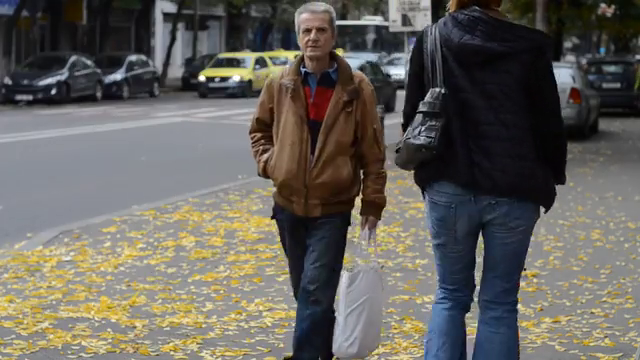
#> input picture frame 95 of 0-people-on-the-steet.mp4, 640 x 360 px
$ python 03_play_video.py
#> lines starting #> are read from the running program, lines starting #| are printed output that depends on the picture
import cv2 as cv

if __name__ == "__main__":
    cap = cv.VideoCapture("0-people-on-the-steet.mp4")

    while cap.isOpened():
        ok, frame = cap.read()
#> frame is the input picture: shape (360, 640, 3); mean B, G, R 91.6, 98.2, 101.5

        if not ok:
            print("failed to read a frame")
            break

        gray = cv.cvtColor(frame, cv.COLOR_BGR2GRAY)
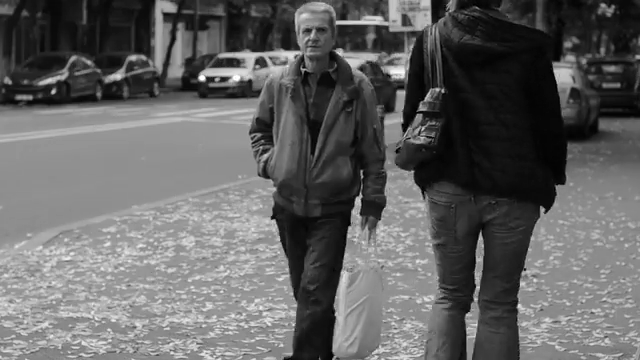
#> gray: shape (360, 640); min 0, max 255, mean 98.4

        cv.imshow("frame", gray)

        if cv.waitKey(1) == ord("q"):
#> (key q is pressed here)
            break

    cap.release()
    cv.destroyAllWindows()

$ run again, starting later in the video
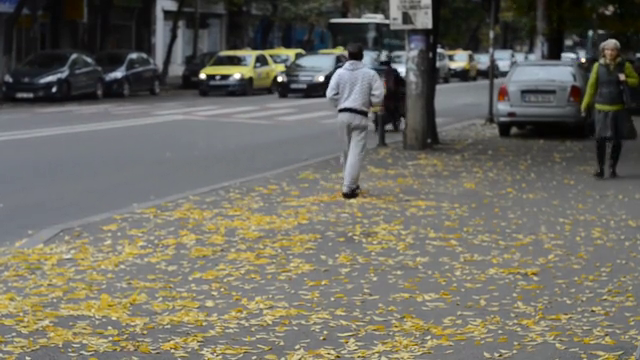
#> input picture frame 430 of 0-people-on-the-steet.mp4, 640 x 360 px
#> frame is the input picture: shape (360, 640, 3); mean B, G, R 96.8, 107, 109.1
#> `gray = cv.cvtColor(frame, cv.COLOR_BGR2GRAY)`:
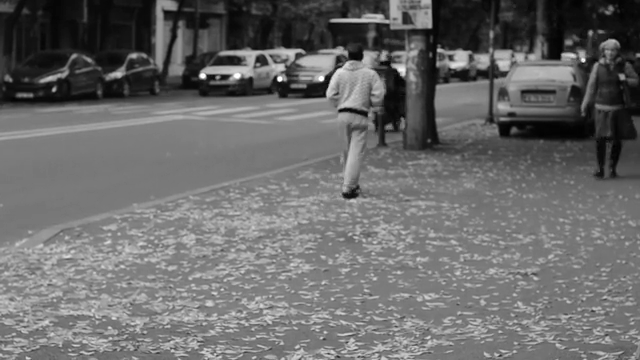
#> gray: shape (360, 640); min 0, max 255, mean 106.4

$ run again, starting later in the video
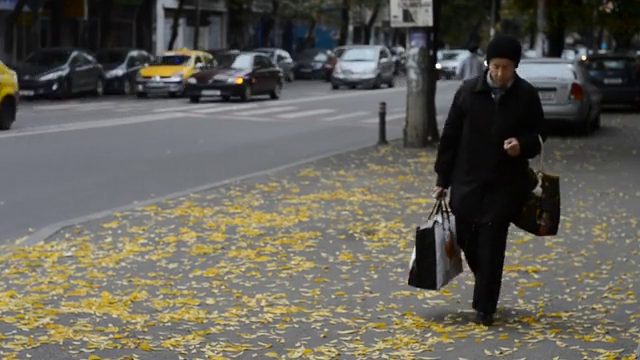
#> input picture frame 765 of 0-people-on-the-steet.mp4, 640 x 360 px
#> frame is the input picture: shape (360, 640, 3); mean B, G, R 86.8, 95.8, 98.4
#> `gray = cv.cvtColor(frame, cv.COLOR_BGR2GRAY)`:
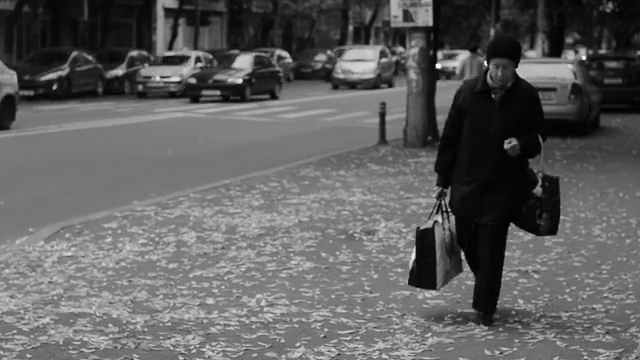
#> gray: shape (360, 640); min 0, max 255, mean 95.5
